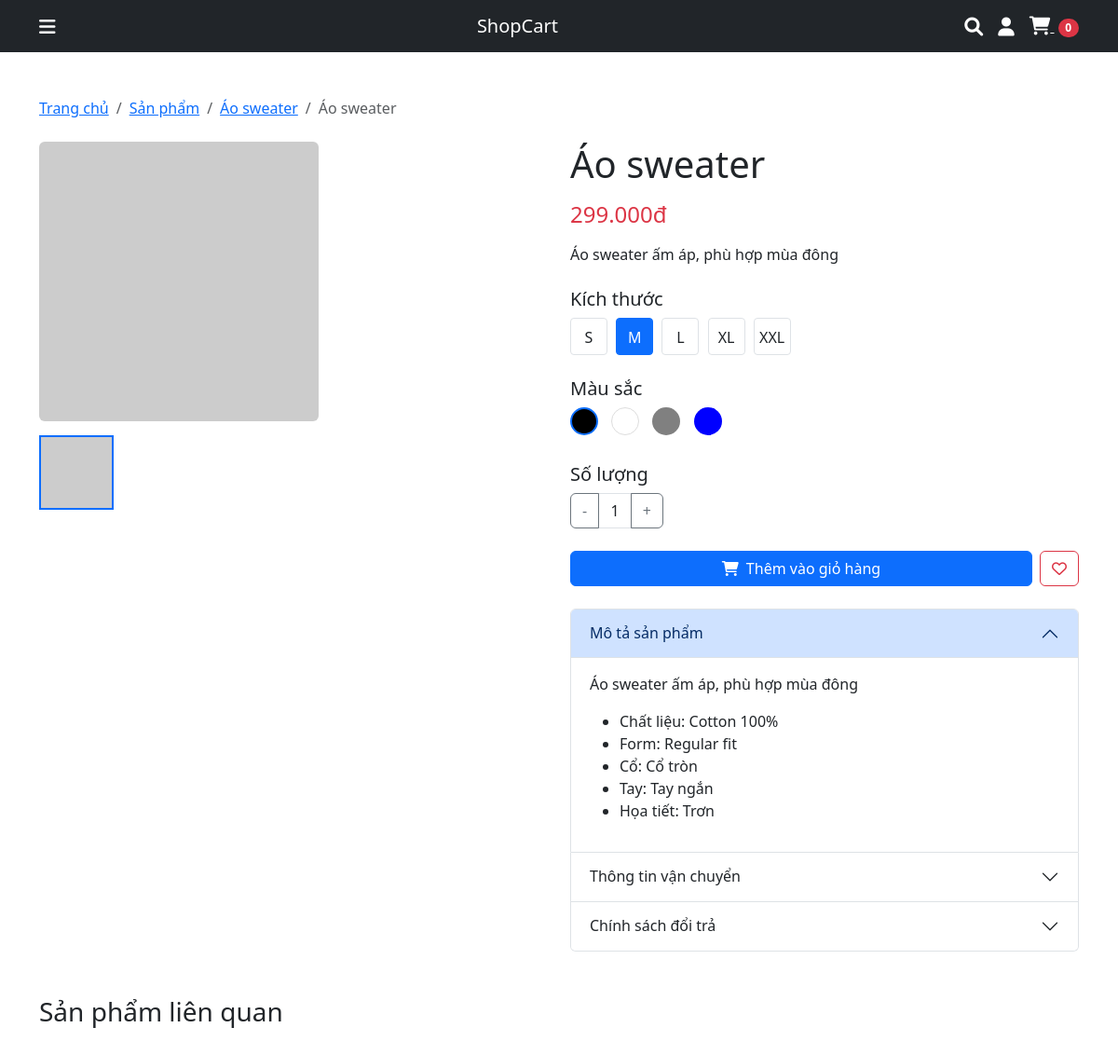
Screenshot of /product-detail.php?id=3 with the database file from the repository.
### tables this page shows
CREATE TABLE IF NOT EXISTS products (
    id INT AUTO_INCREMENT PRIMARY KEY,
    category_id INT,
    name VARCHAR(255) NOT NULL,
    slug VARCHAR(255) NOT NULL UNIQUE,
    description TEXT,
    price DECIMAL(10, 2) NOT NULL,
    original_price DECIMAL(10, 2),
    stock INT NOT NULL DEFAULT 0,
    status ENUM('in-stock', 'out-of-stock', 'sale') DEFAULT 'in-stock',
    image VARCHAR(255),
    created_at TIMESTAMP DEFAULT CURRENT_TIMESTAMP,
    updated_at TIMESTAMP DEFAULT CURRENT_TIMESTAMP ON UPDATE CURRENT_TIMESTAMP,
    FOREIGN KEY (category_id) REFERENCES categories(id) ON DELETE SET NULL
);

CREATE TABLE IF NOT EXISTS categories (
    id INT AUTO_INCREMENT PRIMARY KEY,
    name VARCHAR(100) NOT NULL,
    slug VARCHAR(100) NOT NULL UNIQUE,
    description TEXT,
    created_at TIMESTAMP DEFAULT CURRENT_TIMESTAMP,
    updated_at TIMESTAMP DEFAULT CURRENT_TIMESTAMP ON UPDATE CURRENT_TIMESTAMP
);

### product-detail.php (the view, shortened to what this page needs)
<?php
require_once 'config/database.php';
$product_id = isset($_GET['id']) ? (int)$_GET['id'] : 0;
$stmt = $conn->prepare("
    SELECT p.*, c.name as category_name, c.slug as category_slug
    FROM products p
    LEFT JOIN categories c ON p.category_id = c.id
    WHERE p.id = ?
");
$stmt->execute([$product_id]);
$product = $stmt->fetch();
$stmt = $conn->prepare("SELECT * FROM product_images WHERE product_id = ? ORDER BY is_main DESC");
$stmt->execute([$product_id]);
$images = $stmt->fetchAll();
if (empty($images)) {
    $images = [['image_path' => $product['image']]];
}
?>
<!DOCTYPE html>
<html lang="en">
<head>
    <link href="https://cdn.jsdelivr.net/npm/bootstrap@5.3.0/dist/css/bootstrap.min.css" rel="stylesheet">
    <link rel="stylesheet" href="https://cdnjs.cloudflare.com/ajax/libs/font-awesome/6.0.0/css/all.min.css">
</head>
<body>
    <nav class="navbar navbar-expand-lg navbar-dark bg-dark">
        <div class="container">
            <div class="category-dropdown">
                <a href="#" class="text-white me-3">
                    <i class="fas fa-bars fa-lg"></i>
                </a>
            </div>
            <a class="navbar-brand mx-auto" href="index.php">ShopCart</a>
            <div class="d-flex align-items-center">
                <a href="#" class="text-white me-3" id="searchIcon">
                    <i class="fas fa-search fa-lg"></i>
                </a>
                <a href="signin.php" class="text-white me-3">
                    <i class="fas fa-user fa-lg"></i>
                </a>
                <a href="cart.php" class="text-white">
                    <i class="fas fa-shopping-cart fa-lg"></i>
                    <span class="badge bg-danger rounded-pill ms-1"><?php echo count($_SESSION['cart']); ?></span>
                </a>
            </div>
        </div>
    </nav>
    <div class="container py-5">
        <nav aria-label="breadcrumb" class="mb-4">
            <ol class="breadcrumb">
                <li class="breadcrumb-item"><a href="index.php">Trang chủ</a></li>
                <li class="breadcrumb-item"><a href="products.php">Sản phẩm</a></li>
                <?php if ($product['category_name']): ?>
                <li class="breadcrumb-item"><a href="products.php?category=<?php echo $product['category_slug']; ?>"><?php echo htmlspecialchars($product['category_name']); ?></a></li>
                <?php endif; ?>
                <li class="breadcrumb-item active" aria-current="page"><?php echo htmlspecialchars($product['name']); ?></li>
            </ol>
        </nav>
        <div class="row">
            <div class="col-md-6 mb-4">
                <div class="product-gallery">
                    <img src="<?php echo htmlspecialchars($images[0]['image_path']); ?>" class="img-fluid rounded" alt="<?php echo htmlspecialchars($product['name']); ?>" id="mainImage">
                    <div class="thumbnail-container">
                        <?php foreach ($images as $index => $image): ?>
                        <img src="<?php echo htmlspecialchars($image['image_path']); ?>"
                             class="thumbnail <?php echo $index === 0 ? 'active' : ''; ?>"
                             alt="Thumbnail <?php echo $index + 1; ?>"
                             onclick="changeMainImage(this.src)">
                        <?php endforeach; ?>
                    </div>
                </div>
            </div>
            <div class="col-md-6">
                <h1 class="mb-3"><?php echo htmlspecialchars($product['name']); ?></h1>
                <div class="mb-3">
                    <span class="text-danger h4"><?php echo number_format($product['price'], 0, ',', '.'); ?>đ</span>
                </div>
                <p class="mb-4"><?php echo nl2br(htmlspecialchars($product['description'])); ?></p>
                <div class="mb-4">
                    <h5>Kích thước</h5>
                    <div>
                        <span class="size-option">S</span>
                        <span class="size-option active">M</span>
                        <span class="size-option">L</span>
                        <span class="size-option">XL</span>
                        <span class="size-option">XXL</span>
                    </div>
                </div>
                <div class="mb-4">
                    <h5>Màu sắc</h5>
                    <div>
                        <span class="color-option active" style="background-color: #000;"></span>
                        <span class="color-option" style="background-color: #fff; border: 1px solid #ddd;"></span>
                        <span class="color-option" style="background-color: #808080;"></span>
                        <span class="color-option" style="background-color: #0000FF;"></span>
                    </div>
                </div>
                <div class="mb-4">
                    <h5>Số lượng</h5>
                    <div class="input-group quantity-input">
                        <button class="btn btn-outline-secondary" type="button" onclick="updateQuantity(-1)">-</button>
                        <input type="text" class="form-control text-center" value="1" id="quantityInput">
                        <button class="btn btn-outline-secondary" type="button" onclick="updateQuantity(1)">+</button>
                    </div>
                </div>
                <div class="d-grid gap-2 d-md-flex mb-4">
                    <button class="btn btn-primary flex-grow-1" onclick="addToCart()">
                        <i class="fas fa-shopping-cart me-2"></i>Thêm vào giỏ hàng
                    </button>
                    <button class="btn btn-outline-danger">
                        <i class="far fa-heart"></i>
                    </button>
                </div>
                <div class="accordion" id="productAccordion">
                    <div class="accordion-item">
                        <h2 class="accordion-header" id="headingOne">
                            <button class="accordion-button" type="button" data-bs-toggle="collapse" data-bs-target="#collapseOne" aria-expanded="true" aria-controls="collapseOne">
                                Mô tả sản phẩm
                            </button>
                        </h2>
                        <div id="collapseOne" class="accordion-collapse collapse show" aria-labelledby="headingOne" data-bs-parent="#productAccordion">
                            <div class="accordion-body">
                                <p><?php echo nl2br(htmlspecialchars($product['description'])); ?></p>
                                <ul>
                                    <li>Chất liệu: Cotton 100%</li>
                                    <li>Form: Regular fit</li>
                                    <li>Cổ: Cổ tròn</li>
                                    <li>Tay: Tay ngắn</li>
                                    <li>Họa tiết: Trơn</li>
                                </ul>
                            </div>
                        </div>
                    </div>
                    <div class="accordion-item">
                        <h2 class="accordion-header" id="headingTwo">
                            <button class="accordion-button collapsed" type="button" data-bs-toggle="collapse" data-bs-target="#collapseTwo" aria-expanded="false" aria-controls="collapseTwo">
                                Thông tin vận chuyển
                            </button>
                        </h2>
                    </div>
                    <div class="accordion-item">
                        <h2 class="accordion-header" id="headingThree">
                            <button class="accordion-button collapsed" type="button" data-bs-toggle="collapse" data-bs-target="#collapseThree" aria-expanded="false" aria-controls="collapseThree">
                                Chính sách đổi trả
                            </button>
                        </h2>
                    </div>
                </div>
            </div>
        </div>
        <div class="mt-5">
            <h3 class="mb-4">Sản phẩm liên quan</h3>
        </div>
    </div>
</body>
</html>

### product-detail.php (style rules this page uses)
.category-dropdown { position: relative; display: inline-block; }
.product-gallery { position: relative; }
.thumbnail-container { display: flex; gap: 10px; margin-top: 15px; }
.thumbnail { width: 80px; height: 80px; object-fit: cover; cursor: pointer; border: 2px solid transparent; transition: border-color 0.3s; }
.thumbnail:hover, .thumbnail.active { border-color: #0d6efd; }
.size-option { display: inline-block; width: 40px; height: 40px; line-height: 40px; text-align: center; border: 1px solid #dee2e6; border-radius: 4px; margin-right: 5px; cursor: pointer; transition: all 0.3s; }
.size-option:hover, .size-option.active { background-color: #0d6efd; color: white; border-color: #0d6efd; }
.color-option { display: inline-block; width: 30px; height: 30px; border-radius: 50%; margin-right: 10px; cursor: pointer; border: 2px solid transparent; transition: border-color 0.3s; }
.color-option:hover, .color-option.active { border-color: #0d6efd; }
.quantity-input { width: 100px; }

### rows the page displays
products: category.name "Áo sweater", name "Áo sweater", price "299.000", description "Áo sweater ấm áp, phù hợp mùa đông"

### other values shown
count($_SESSION['cart']) "0"
